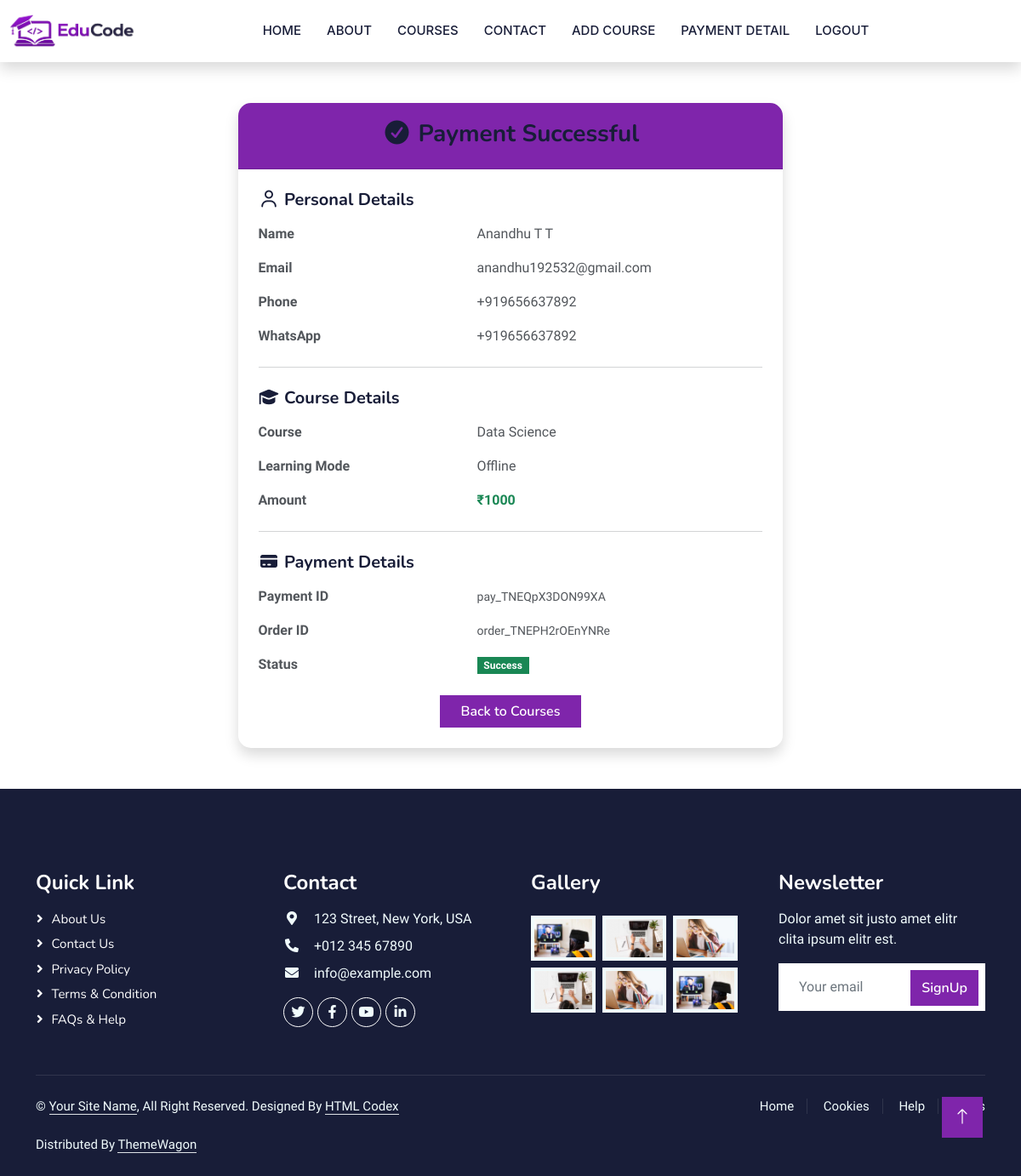
The app's page /paymentuser22/ (signed in) with its own data.
### course/models.py (models this page shows)
class Payment(models.Model):
    name = models.CharField(max_length=100)
    email = models.EmailField()
    phone = models.CharField(max_length=20)
    whatsapp = models.CharField(max_length=20)
    course = models.ForeignKey(Course,on_delete=models.CASCADE,related_name="payments",null=True,blank=True)
    learning_mode = models.CharField(max_length=20)
    user = models.OneToOneField(User, on_delete=models.CASCADE, null=True, blank=True)
    razorpay_order_id = models.CharField(max_length=100,blank=True,null=True)
    razorpay_payment_id = models.CharField(max_length=100,blank=True,null=True)
    payment_status = models.CharField(max_length=20,default="Pending")
    amount = models.IntegerField(default=1000)
    created = models.DateTimeField(auto_now_add=True)

class Course(models.Model):
    name = models.CharField(max_length=100)
    description = models.TextField()
    duration = models.IntegerField()
    price = models.IntegerField()
    image = models.ImageField(upload_to='course/')
    modules = models.IntegerField(null=True,)
    created=models.DateTimeField(auto_now_add=True)
    updated=models.DateTimeField(auto_now=True)

### course/views.py (the view)
# urls.py: path('paymentuser<int:i>/',views.PaymentUser.as_view(),name='paymentuser')
class PaymentUser(View):
    def get(self, request, i):
        if not request.user.is_authenticated or not request.user.is_superuser:
            return redirect('home')
        payment = get_object_or_404(
            Payment,
            id=i
        )
        return render(
            request,
            'payment_user.html',
            {
                'payment': payment
            }
        )

### templates/payment_user.html
{% extends 'base.html' %}
{% load static %}
{% block content %}
<div class="container mt-5 mb-5">
    <div class="row justify-content-center">
        <div class="col-md-7">
            <div class="card shadow border-0"
                 style="border-radius: 15px;">
                <div class="card-header text-center text-white"
                     style="
                     background-color: #7f25ab;
                     border-radius: 15px 15px 0 0;
                     padding: 20px;
                     ">
                    <h3 class="mb-1">
                        <i class="fa-solid fa-circle-check"></i>
                        Payment Successful
                    </h3>
                </div>
                <div class="card-body p-4">
                    <h5 class="mb-3">
                        <i class="fa-regular fa-user"></i>
                        Personal Details
                    </h5>
                    <div class="row mb-3">
                        <div class="col-sm-5">
                            <strong>Name</strong>
                        </div>
                        <div class="col-sm-7">
                            {{ payment.name }}
                        </div>
                    </div>
                    <div class="row mb-3">
                        <div class="col-sm-5">
                            <strong>Email</strong>
                        </div>
                        <div class="col-sm-7">
                            {{ payment.email }}
                        </div>
                    </div>
                    <div class="row mb-3">
                        <div class="col-sm-5">
                            <strong>Phone</strong>
                        </div>
                        <div class="col-sm-7">
                            {{ payment.phone }}
                        </div>
                    </div>
                    <div class="row mb-4">
                        <div class="col-sm-5">
                            <strong>WhatsApp</strong>
                        </div>
                        <div class="col-sm-7">
                            {{ payment.whatsapp }}
                        </div>
                    </div>
                    <hr>
                    <h5 class="mb-3 mt-4">
                        <i class="fa-solid fa-graduation-cap"></i>
                        Course Details
                    </h5>
                    <div class="row mb-3">
                        <div class="col-sm-5">
                            <strong>Course</strong>
                        </div>
                        <div class="col-sm-7">
                            {{ payment.course.name }}
                        </div>
                    </div>
                    <div class="row mb-3">
                        <div class="col-sm-5">
                            <strong>Learning Mode</strong>
                        </div>
                        <div class="col-sm-7">
                            {{ payment.learning_mode }}
                        </div>
                    </div>
                    <div class="row mb-4">
                        <div class="col-sm-5">
                            <strong>Amount</strong>
                        </div>
                        <div class="col-sm-7">
                            <strong style="color: #198754;">
                                ₹{{ payment.amount }}
                            </strong>
                        </div>
                    </div>
                    <hr>
                    <h5 class="mb-3 mt-4">
                        <i class="fa-solid fa-credit-card"></i>
                        Payment Details
                    </h5>
                    <div class="row mb-3">
                        <div class="col-sm-5">
                            <strong>Payment ID</strong>
                        </div>
                        <div class="col-sm-7">
                            <small>
                                {{ payment.razorpay_payment_id }}
                            </small>
                        </div>
                    </div>
                    <div class="row mb-3">
                        <div class="col-sm-5">
                            <strong>Order ID</strong>
                        </div>
                        <div class="col-sm-7">
                            <small>
                                {{ payment.razorpay_order_id }}
                            </small>
                        </div>
                    </div>
                    <div class="row">
                        <div class="col-sm-5">
                            <strong>Status</strong>
                        </div>
                        <div class="col-sm-7">
                            <span class="badge bg-success">
                                {{ payment.payment_status }}
                            </span>
                        </div>
                    </div>
                    <div class="text-center mt-4">
                        <a href="{% url 'courses' %}"
                           class="btn btn-primary px-4">
                            Back to Courses
                        </a>
                    </div>
                </div>
            </div>
        </div>
    </div>
</div>
{% endblock %}

### static/css/style.css (style rules this page uses)
:root { --primary: #7f25ab; --light: #F0FBFC; --dark: #181d38; }
.btn { font-family: 'Nunito', sans-serif; font-weight: 600; transition: .5s; }
.btn.btn-primary, .btn.btn-secondary { color: #FFFFFF; }

### records on screen
Payment: name "Anandhu T T", email "anandhu192532@gmail.com", phone "+919656637892", whatsapp "+919656637892", course.name "Data Science", learning_mode "Offline", amount "1000", razorpay_payment_id "pay_TNEQpX3DON99XA", razorpay_order_id "order_TNEPH2rOEnYNRe", payment_status "Success"
